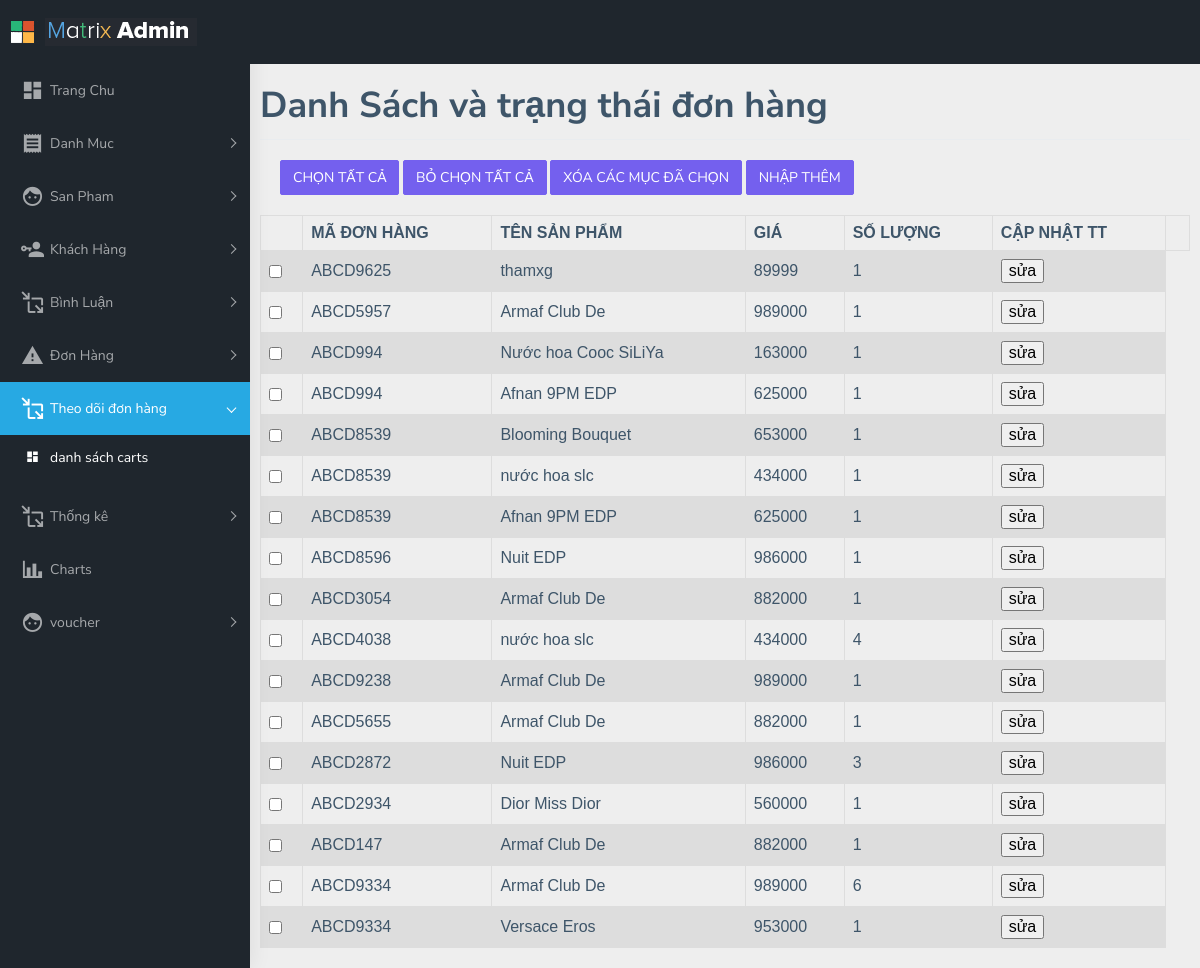
/admin/index.php?act=list_carts, run on the app's committed database.
### tables this page shows
CREATE TABLE `carts` (
  `id_cart` int NOT NULL,
  `id_dh` int NOT NULL,
  `id_pr` int NOT NULL,
  `soluong` int NOT NULL,
  `dongia` double(10,2) NOT NULL DEFAULT '0.00',
  `tensp` varchar(100) NOT NULL,
  `img` varchar(255) NOT NULL,
  `trangthai` varchar(250) NOT NULL DEFAULT '0'
);

CREATE TABLE `donhang` (
  `id_dh` int NOT NULL,
  `madh` varchar(10) NOT NULL,
  `tongdonhang` varchar(10) NOT NULL DEFAULT '0',
  `pthuctt` varchar(50) NOT NULL,
  `id_tk` int NOT NULL,
  `name` varchar(255) NOT NULL,
  `email` varchar(255) NOT NULL,
  `diachi` varchar(255) NOT NULL,
  `tel` varchar(20) NOT NULL,
  `trangthai` varchar(10) NOT NULL DEFAULT '0',
  `ngaymua` date DEFAULT NULL
);

### model/pdo.php (called while the page is built, shortened)
<?php
function pdo_get_connection(){
    $dburl = "mysql:host=localhost;dbname=du_an_1;charset=utf8";
    $username = 'root';
    $password = '';
    $conn = new PDO($dburl, $username, $password);
    $conn->setAttribute(PDO::ATTR_ERRMODE, PDO::ERRMODE_EXCEPTION);
    return $conn;
}
function pdo_query($sql){
    $sql_args = array_slice(func_get_args(), 1);
    try{
        $conn = pdo_get_connection();
        $stmt = $conn->prepare($sql);
        $stmt->execute($sql_args);
        $rows = $stmt->fetchAll();
        return $rows;
    }
    catch(PDOException $e){
        throw $e;
    }
    finally{
        unset($conn);
    }
}

### model/donhang.php (called while the page is built, shortened)
<?php
function result_carts(){
  $sql="SELECT carts.id_cart, carts.soluong, carts.dongia ,carts.tensp, carts.img, donhang.madh
  from carts left JOIN donhang on donhang.id_dh=carts.id_dh group by carts.id_cart
  order by carts.id_cart desc ;";
  $result = pdo_query($sql);
  return $result;
}

### admin/carts/list.php (the view, shortened to what this page needs)
<div class="page-wrapper">
    <div class="row">
        <div class="card-body">
            <h1 class="card-title">Danh Sách và trạng thái đơn hàng</h1>
            <table>
                <tr>
                    <th></th>
                    <th>MÃ ĐƠN HÀNG</th>
                    <th>TÊN SẢN PHẨM</th>
                    <th>GIÁ </th>
                    <th>SỐ LƯỢNG</th>
                    <th>CẬP NHẬT TT</th>
                    <th></th>
                </tr>
                <?php
                foreach( $result_carts as $sanpham) {
                    extract($sanpham);
               $suatt = "index.php?act=suacart&id=".$id_cart;
                    echo '<tr>
                <td> <input type="checkbox" name="" id=""></td>
                <td>'.$madh.'</td>
                <td>'.$tensp.' </td>
                <td>'.$dongia.' </td>
                <td>'.$soluong.' </td>
                <td><a href="'.$suatt.' "><input type="button" value="sửa"></a>
                 </tr>';
                }
                ?>
                <div class="border-top">
                    <div class="card-body">
                        <input type="button" value="CHỌN TẤT CẢ " class="btn btn-primary">
                        <input type="button" value="BỎ CHỌN TẤT CẢ " class="btn btn-primary">
                        <input type="button" value="XÓA CÁC MỤC ĐÃ CHỌN  " class="btn btn-primary">
                        <a href="index.php?act=addsp"><input type="button" value="NHẬP THÊM "
                                class="btn btn-primary"></a>
                    </div>
                </div>
            </table>
        </div>
    </div>
</div>

### admin/tulam.php (style rules this page uses)
table { font-family: arial, sans-serif; border-collapse: collapse; width: 100%; }
td, th { border: 1px solid #dddddd; text-align: left; padding: 8px; }
tr:nth-child(even) { background-color: #dddddd; }

### data on the page
carts: id_dh.madh "ABCD9625", tensp "thamxg", dongia "89999", soluong "1"
carts: id_dh.madh "ABCD5957", tensp "Armaf Club De", dongia "989000", soluong "1"
carts: id_dh.madh "ABCD994", tensp "Nước hoa Cooc SiLiYa", dongia "163000", soluong "1"
carts: id_dh.madh "ABCD994", tensp "Afnan 9PM EDP", dongia "625000", soluong "1"
carts: id_dh.madh "ABCD8539", tensp "Blooming Bouquet", dongia "653000", soluong "1"
carts: id_dh.madh "ABCD8539", tensp "nước hoa slc", dongia "434000", soluong "1"
carts: id_dh.madh "ABCD8539", tensp "Afnan 9PM EDP", dongia "625000", soluong "1"
carts: id_dh.madh "ABCD8596", tensp "Nuit EDP", dongia "986000", soluong "1"
carts: id_dh.madh "ABCD3054", tensp "Armaf Club De", dongia "882000", soluong "1"
carts: id_dh.madh "ABCD4038", tensp "nước hoa slc", dongia "434000", soluong "4"
carts: id_dh.madh "ABCD9238", tensp "Armaf Club De", dongia "989000", soluong "1"
carts: id_dh.madh "ABCD5655", tensp "Armaf Club De", dongia "882000", soluong "1"
carts: id_dh.madh "ABCD2872", tensp "Nuit EDP", dongia "986000", soluong "3"
carts: id_dh.madh "ABCD2934", tensp "Dior Miss Dior", dongia "560000", soluong "1"
carts: id_dh.madh "ABCD147", tensp "Armaf Club De", dongia "882000", soluong "1"
carts: id_dh.madh "ABCD9334", tensp "Armaf Club De", dongia "989000", soluong "6"
carts: id_dh.madh "ABCD9334", tensp "Versace Eros", dongia "953000", soluong "1"
